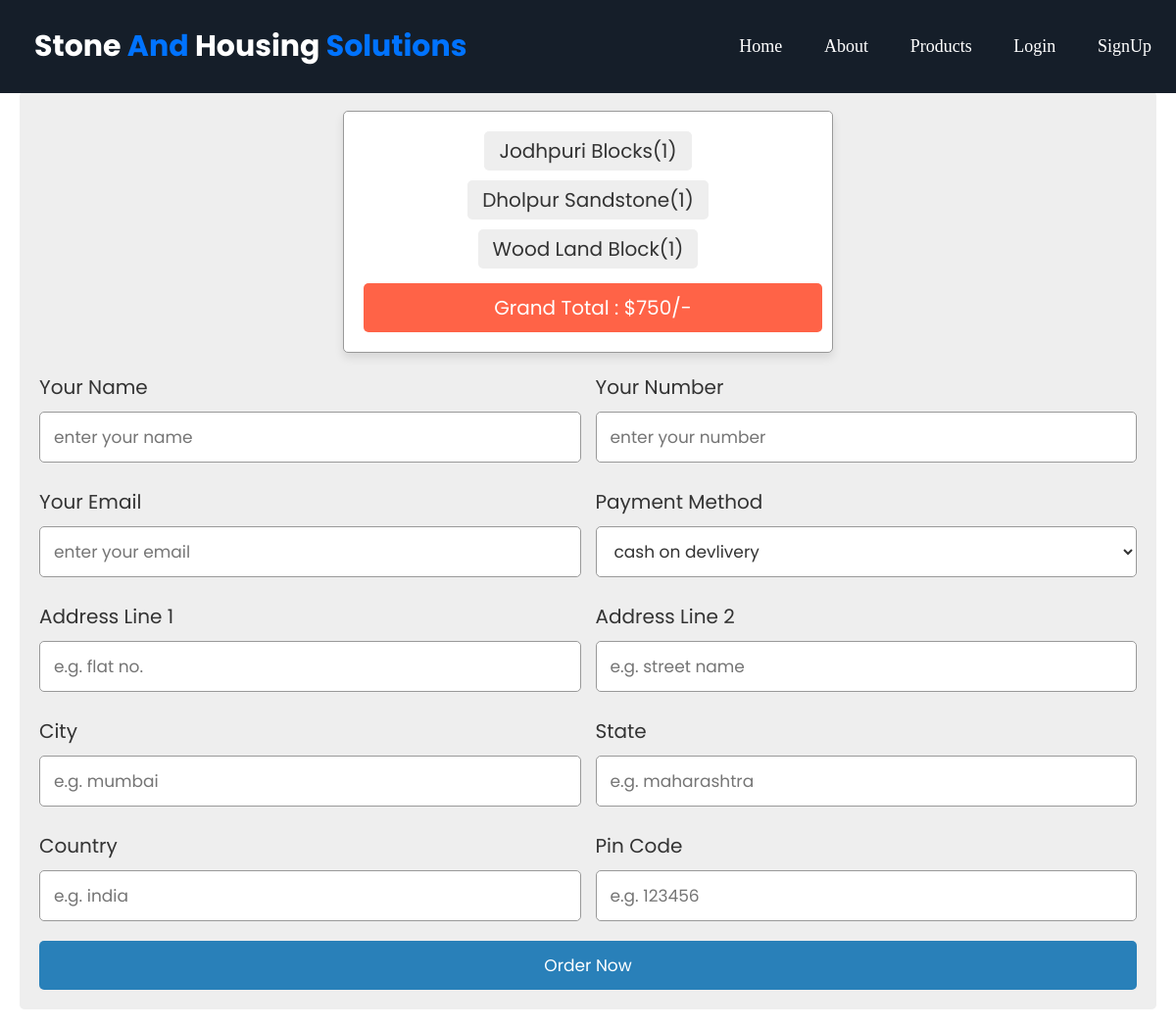
The page /checkout.php on the database its author committed.
### tables this page shows
CREATE TABLE `cart` (
  `id` int(100) NOT NULL,
  `name` varchar(255) NOT NULL,
  `price` varchar(255) NOT NULL,
  `image` varchar(255) NOT NULL,
  `quantity` int(255) NOT NULL
);

### checkout.php (the view, shortened to what this page needs)
<!DOCTYPE html>
<html lang="en">
<head>
   <link rel="stylesheet" href="https://cdnjs.cloudflare.com/ajax/libs/font-awesome/6.0.0/css/all.min.css">
   <link rel="stylesheet" href="admin/css/style.css">
</head>
<body>
<?php include 'includes/header.php'; ?>
<div class="container">
<section class="checkout-form">
   <h1 class="heading">complete your order</h1>
   <form action="" method="post">
   <div class="display-order">
      <?php
         $select_cart = mysqli_query($conn, "SELECT * FROM `cart`");
         $total = 0;
         $grand_total = 0;
         if(mysqli_num_rows($select_cart) > 0){
            while($fetch_cart = mysqli_fetch_assoc($select_cart)){
            $total_price = number_format($fetch_cart['price'] * $fetch_cart['quantity']);
            $grand_total = $total += $total_price;
      ?>
      <span><?= $fetch_cart['name']; ?>(<?= $fetch_cart['quantity']; ?>)</span>
      <?php
         }
      }else{
         echo "<div class='display-order'><span>your cart is empty!</span></div>";
      }
      ?>
      <span class="grand-total"> grand total : $<?= $grand_total; ?>/- </span>
   </div>
      <div class="flex">
         <div class="inputBox">
            <span>your name</span>
            <input type="text" placeholder="enter your name" name="name" required>
         </div>
         <div class="inputBox">
            <span>your number</span>
            <input type="number" placeholder="enter your number" name="number" required>
         </div>
         <div class="inputBox">
            <span>your email</span>
            <input type="email" placeholder="enter your email" name="email" required>
         </div>
         <div class="inputBox">
            <span>payment method</span>
            <select name="method">
               <option value="cash on delivery" selected>cash on devlivery</option>
            </select>
         </div>
         <div class="inputBox">
            <span>address line 1</span>
            <input type="text" placeholder="e.g. flat no." name="flat" required>
         </div>
         <div class="inputBox">
            <span>address line 2</span>
            <input type="text" placeholder="e.g. street name" name="street" required>
         </div>
         <div class="inputBox">
            <span>city</span>
            <input type="text" placeholder="e.g. mumbai" name="city" required>
         </div>
         <div class="inputBox">
            <span>state</span>
            <input type="text" placeholder="e.g. maharashtra" name="state" required>
         </div>
         <div class="inputBox">
            <span>country</span>
            <input type="text" placeholder="e.g. india" name="country" required>
         </div>
         <div class="inputBox">
            <span>pin code</span>
            <input type="text" placeholder="e.g. 123456" name="pin_code" required>
         </div>
      </div>
      <input type="submit" value="order now" name="order_btn" class="btn">
   </form>
</section>
</div>
</body>
</html>

### admin/css/style.css (style rules this page uses)
:root { --blue:#2980b9; --red:tomato; --orange:#32CD32 ; --black:#333; --white:#fff; --bg-color:#eee; --dark-bg:rgba(0,0,0,.7); --box-shadow:0 .5rem 1rem rgba(0,0,0,.1); --border:.1rem solid #999; }
* { font-family: 'Poppins', sans-serif; margin:0; padding:0; box-sizing: border-box; outline: none; border:none; text-decoration: none; text-transform: capitalize; }
html { font-size: 62.5%; overflow-x: hidden; }
.container { max-width: 1200px; margin:0 auto; }
section { padding:2rem; }
.heading { text-align: center; font-size: 3.5rem; text-transform: uppercase; color:var(--black); margin-bottom: 2rem; }
.btn, .option-btn, .delete-btn { display: block; width: 100%; text-align: center; background-color: var(--blue); color:var(--white); font-size: 1.7rem; padding:1.2rem 3rem; border-radius: .5rem; cursor: pointer; margin-top: 1rem; }
.checkout-form form { padding:2rem; border-radius: .5rem; background-color: var(--bg-color); }
.checkout-form form .flex { display: flex; flex-wrap: wrap; gap:1.5rem; }
.checkout-form form .flex .inputBox { flex:1 1 40rem; }
.checkout-form form .flex .inputBox span { font-size: 2rem; color:var(--black); }
.checkout-form form .flex .inputBox input, .checkout-form form .flex .inputBox select { width: 100%; background-color: var(--white); font-size: 1.7rem; color:var(--black); border-radius: .5rem; margin:1rem 0; padding:1.2rem 1.4rem; text-transform: none; border:var(--border); }
.display-order { max-width: 50rem; background-color: var(--white); border-radius: .5rem; text-align: center; padding:1.5rem; margin:0 auto; margin-bottom: 2rem; box-shadow: var(--box-shadow); border:var(--border); }
.display-order span { display: inline-block; border-radius: .5rem; background-color: var(--bg-color); padding:.5rem 1.5rem; font-size: 2rem; color:var(--black); margin:.5rem; }
.display-order span.grand-total { width: 100%; background-color: var(--red); color:var(--white); padding:1rem; margin-top: 1rem; }

### rows shown on the page
cart: name "Jodhpuri Blocks", quantity "1"
cart: name "Dholpur Sandstone", quantity "1"
cart: name "Wood Land Block", quantity "1"

### other values the page prints
$grand_total "750"
